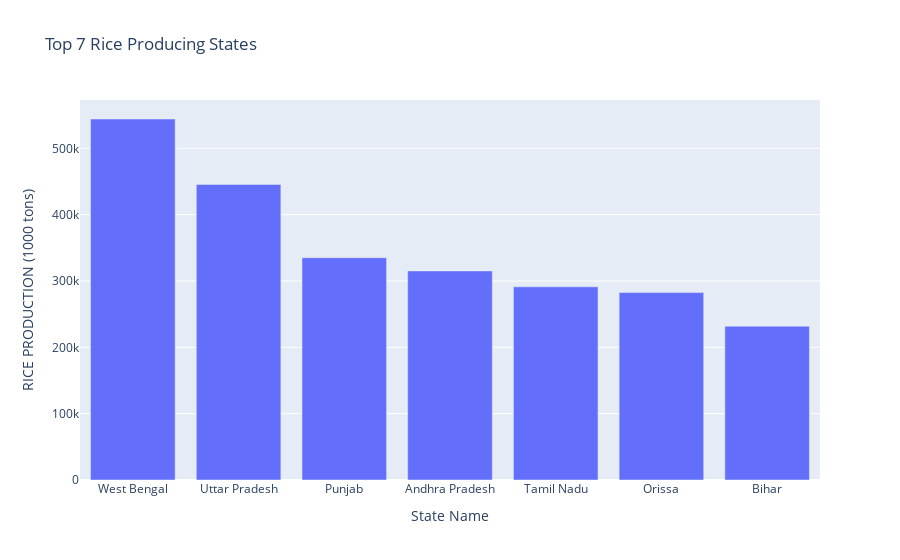

This figure's notebook cell:
### Markdown cell above
top 7 rice producing states

### Code cell
top_rice = df.groupby('State Name')['RICE PRODUCTION (1000 tons)'].sum().nlargest(7).reset_index()
fig = px.bar(top_rice, x='State Name', y='RICE PRODUCTION (1000 tons)', title='Top 7 Rice Producing States')
fig.show()

### Figure 1 — Plotly figure (JSON) as saved in the notebook; plotly's stock layout.template omitted (floating-point values rounded to 4 significant figures)
{"data": [{"alignmentgroup": "True", "hovertemplate": "State Name=%{x}<br>RICE PRODUCTION (1000 tons)=%{y}<extra></extra>", "legendgroup": "", "marker": {"color": "#636efa", "pattern": {"shape": ""}}, "name": "", "offsetgroup": "", "orientation": "v", "showlegend": false, "textposition": "auto", "type": "bar", "x": ["West Bengal", "Uttar Pradesh", "Punjab", "Andhra Pradesh", "Tamil Nadu", "Orissa", "Bihar"], "xaxis": "x", "y": [544200.0, 445600.0, 335000.0, 315200.0, 291200.0, 282500.0, 231900.0], "yaxis": "y"}], "layout": {"barmode": "relative", "legend": {"tracegroupgap": 0}, "title": {"text": "Top 7 Rice Producing States"}, "xaxis": {"anchor": "y", "domain": [0, 1], "title": {"text": "State Name"}}, "yaxis": {"anchor": "x", "domain": [0, 1], "title": {"text": "RICE PRODUCTION (1000 tons)"}}}}
